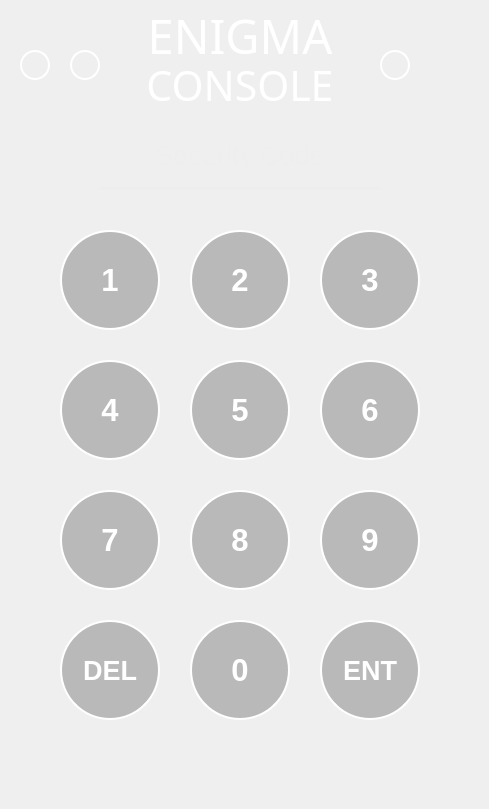
    <widget class="QWidget" name="securitycode_change_pw">
     <widget class="QLabel" name="enigmatext_11">
      <property name="geometry">
       <rect>
        <x>0</x>
        <y>10</y>
        <width>480</width>
        <height>51</height>
       </rect>
      </property>
      <property name="font">
       <font>
        <family>Montserrat Black</family>
        <pointsize>35</pointsize>
       </font>
      </property>
      <property name="styleSheet">
       <string notr="true">color:rgba(255,255,255,255);
</string>
      </property>
      <property name="text">
       <string>ENIGMA</string>
      </property>
      <property name="textFormat">
       <enum>Qt::PlainText</enum>
      </property>
      <property name="alignment">
       <set>Qt::AlignCenter</set>
      </property>
     </widget>
     <widget class="QLineEdit" name="create_password_7">
      <property name="geometry">
       <rect>
        <x>100</x>
        <y>130</y>
        <width>280</width>
        <height>60</height>
       </rect>
      </property>
      <property name="font">
       <font>
        <pointsize>20</pointsize>
       </font>
      </property>
      <property name="focusPolicy">
       <enum>Qt::NoFocus</enum>
      </property>
      <property name="autoFillBackground">
       <bool>false</bool>
      </property>
      <property name="styleSheet">
       <string notr="true">background-color:rgba(0, 0, 0, 0);
border:none;
border-bottom:3px solid rgba(237, 237, 237, 237);
color:rgba(237, 237, 237, 237);
padding-bottom:7px;
background-color: rgba(0, 0, 0, 0);</string>
      </property>
      <property name="frame">
       <bool>true</bool>
      </property>
      <property name="echoMode">
       <enum>QLineEdit::Normal</enum>
      </property>
      <property name="alignment">
       <set>Qt::AlignCenter</set>
      </property>
      <property name="placeholderText">
       <string>Security Code</string>
      </property>
      <property name="clearButtonEnabled" stdset="0">
       <bool>false</bool>
      </property>
     </widget>
     <widget class="QPushButton" name="num5_pushbutton_6">
      <property name="geometry">
       <rect>
        <x>190</x>
        <y>360</y>
        <width>100</width>
        <height>100</height>
       </rect>
      </property>
      <property name="font">
       <font>
        <pointsize>23</pointsize>
        <weight>75</weight>
        <bold>true</bold>
       </font>
      </property>
      <property name="styleSheet">
       <string notr="true">QPushButton {
        color: white; 
        border: 2px solid white; 
        border-radius: 50px; 
        background-color: rgba(96, 96, 96, 96);; 
        padding: 5px; 
    }

    QPushButton:pressed {
        background-color: rgba(196, 196, 196, 196); 

 }</string>
      </property>
      <property name="text">
       <string>5</string>
      </property>
     </widget>
     <widget class="QPushButton" name="del_pushbutton_6">
      <property name="geometry">
       <rect>
        <x>60</x>
        <y>620</y>
        <width>100</width>
        <height>100</height>
       </rect>
      </property>
      <property name="font">
       <font>
        <pointsize>20</pointsize>
        <weight>75</weight>
        <bold>true</bold>
       </font>
      </property>
      <property name="styleSheet">
       <string notr="true">QPushButton {
        color: white; 
        border: 2px solid white; 
        border-radius: 50px; 
        background-color: rgba(96, 96, 96, 96);; 
        padding: 5px; 
    }

    QPushButton:pressed {
        background-color: rgba(196, 196, 196, 196); 

 }</string>
      </property>
      <property name="text">
       <string>DEL</string>
      </property>
     </widget>
     <widget class="QPushButton" name="control2_pushbutton_6">
      <property name="geometry">
       <rect>
        <x>380</x>
        <y>50</y>
        <width>30</width>
        <height>30</height>
       </rect>
      </property>
      <property name="font">
       <font>
        <pointsize>23</pointsize>
        <weight>75</weight>
        <bold>true</bold>
       </font>
      </property>
      <property name="styleSheet">
       <string notr="true">QPushButton {
        color: white; 
        border: 2px solid white; 
        border-radius: 15px; 
        background-color: transparent; 
        padding: 5px; 
    }

    QPushButton:pressed {
        background-color: rgba(96, 96, 96, 96); 
 }</string>
      </property>
      <property name="text">
       <string/>
      </property>
      <property name="iconSize">
       <size>
        <width>50</width>
        <height>50</height>
       </size>
      </property>
      <property name="autoDefault">
       <bool>true</bool>
      </property>
      <property name="flat">
       <bool>false</bool>
      </property>
     </widget>
     <widget class="QPushButton" name="control1_pushbutton_9">
      <property name="geometry">
       <rect>
        <x>20</x>
        <y>50</y>
        <width>30</width>
        <height>30</height>
       </rect>
      </property>
      <property name="font">
       <font>
        <pointsize>23</pointsize>
        <weight>75</weight>
        <bold>true</bold>
       </font>
      </property>
      <property name="styleSheet">
       <string notr="true">QPushButton {
        color: white; 
        border: 2px solid white; 
        border-radius: 15px; 
        background-color: transparent; 
        padding: 5px; 
    }

    QPushButton:pressed {
        background-color: rgba(96, 96, 96, 96); 
 }</string>
      </property>
      <property name="text">
       <string/>
      </property>
      <property name="iconSize">
       <size>
        <width>50</width>
        <height>50</height>
       </size>
      </property>
      <property name="autoDefault">
       <bool>true</bool>
      </property>
      <property name="flat">
       <bool>false</bool>
      </property>
     </widget>
     <widget class="QPushButton" name="control1_pushbutton_10">
      <property name="geometry">
       <rect>
        <x>70</x>
        <y>50</y>
        <width>30</width>
        <height>30</height>
       </rect>
      </property>
      <property name="font">
       <font>
        <pointsize>23</pointsize>
        <weight>75</weight>
        <bold>true</bold>
       </font>
      </property>
      <property name="styleSheet">
       <string notr="true">QPushButton {
        color: white; 
        border: 2px solid white; 
        border-radius: 15px; 
        background-color: transparent; 
        padding: 5px; 
    }

    QPushButton:pressed {
        background-color: rgba(96, 96, 96, 96); 
 }</string>
      </property>
      <property name="text">
       <string/>
      </property>
      <property name="iconSize">
       <size>
        <width>50</width>
        <height>50</height>
       </size>
      </property>
      <property name="autoDefault">
       <bool>true</bool>
      </property>
      <property name="flat">
       <bool>false</bool>
      </property>
     </widget>
     <widget class="QLabel" name="consoletext_12">
      <property name="geometry">
       <rect>
        <x>0</x>
        <y>60</y>
        <width>480</width>
        <height>51</height>
       </rect>
      </property>
      <property name="font">
       <font>
        <family>Montserrat Light</family>
        <pointsize>31</pointsize>
       </font>
      </property>
      <property name="styleSheet">
       <string notr="true">
color:rgba(255,255,255,255);</string>
      </property>
      <property name="text">
       <string>CONSOLE</string>
      </property>
      <property name="textFormat">
       <enum>Qt::AutoText</enum>
      </property>
      <property name="alignment">
       <set>Qt::AlignCenter</set>
      </property>
     </widget>
     <widget class="QPushButton" name="num3_pushbutton_6">
      <property name="geometry">
       <rect>
        <x>320</x>
        <y>230</y>
        <width>100</width>
        <height>100</height>
       </rect>
      </property>
      <property name="font">
       <font>
        <pointsize>23</pointsize>
        <weight>75</weight>
        <bold>true</bold>
       </font>
      </property>
      <property name="styleSheet">
       <string notr="true">QPushButton {
        color: white; 
        border: 2px solid white; 
        border-radius: 50px; 
        background-color: rgba(96, 96, 96, 96);; 
        padding: 5px; 
    }

    QPushButton:pressed {
        background-color: rgba(196, 196, 196, 196); 

 }</string>
      </property>
      <property name="text">
       <string>3</string>
      </property>
     </widget>
     <widget class="QPushButton" name="num7_pushbutton_6">
      <property name="geometry">
       <rect>
        <x>60</x>
        <y>490</y>
        <width>100</width>
        <height>100</height>
       </rect>
      </property>
      <property name="font">
       <font>
        <pointsize>23</pointsize>
        <weight>75</weight>
        <bold>true</bold>
       </font>
      </property>
      <property name="styleSheet">
       <string notr="true">QPushButton {
        color: white; 
        border: 2px solid white; 
        border-radius: 50px; 
        background-color: rgba(96, 96, 96, 96);; 
        padding: 5px; 
    }

    QPushButton:pressed {
        background-color: rgba(196, 196, 196, 196); 

 }</string>
      </property>
      <property name="text">
       <string>7</string>
      </property>
     </widget>
     <widget class="QPushButton" name="num4_pushbutton_6">
      <property name="geometry">
       <rect>
        <x>60</x>
        <y>360</y>
        <width>100</width>
        <height>100</height>
       </rect>
      </property>
      <property name="font">
       <font>
        <pointsize>23</pointsize>
        <weight>75</weight>
        <bold>true</bold>
       </font>
      </property>
      <property name="styleSheet">
       <string notr="true">QPushButton {
        color: white; 
        border: 2px solid white; 
        border-radius: 50px; 
        background-color: rgba(96, 96, 96, 96);; 
        padding: 5px; 
    }

    QPushButton:pressed {
        background-color: rgba(196, 196, 196, 196); 

 }</string>
      </property>
      <property name="text">
       <string>4</string>
      </property>
      <property name="iconSize">
       <size>
        <width>50</width>
        <height>50</height>
       </size>
      </property>
      <property name="autoDefault">
       <bool>false</bool>
      </property>
      <property name="flat">
       <bool>true</bool>
      </property>
     </widget>
     <widget class="QPushButton" name="num9_pushbutton_6">
      <property name="geometry">
       <rect>
        <x>320</x>
        <y>490</y>
        <width>100</width>
        <height>100</height>
       </rect>
      </property>
      <property name="font">
       <font>
        <pointsize>23</pointsize>
        <weight>75</weight>
        <bold>true</bold>
       </font>
      </property>
      <property name="styleSheet">
       <string notr="true">QPushButton {
        color: white; 
        border: 2px solid white; 
        border-radius: 50px; 
        background-color: rgba(96, 96, 96, 96);; 
        padding: 5px; 
    }

    QPushButton:pressed {
        background-color: rgba(196, 196, 196, 196); 

 }</string>
      </property>
      <property name="text">
       <string>9</string>
      </property>
     </widget>
     <widget class="QPushButton" name="ent_pushbutton_6">
      <property name="geometry">
       <rect>
        <x>320</x>
        <y>620</y>
        <width>100</width>
        <height>100</height>
       </rect>
      </property>
      <property name="font">
       <font>
        <pointsize>20</pointsize>
        <weight>75</weight>
        <bold>true</bold>
       </font>
      </property>
      <property name="styleSheet">
       <string notr="true">QPushButton {
        color: white; 
        border: 2px solid white; 
        border-radius: 50px; 
        background-color: rgba(96, 96, 96, 96);; 
        padding: 5px; 
    }

    QPushButton:pressed {
        background-color: rgba(196, 196, 196, 196); 

 }</string>
      </property>
      <property name="text">
       <string>ENT</string>
      </property>
     </widget>
     <widget class="QPushButton" name="num2_pushbutton_6">
      <property name="geometry">
       <rect>
        <x>190</x>
        <y>230</y>
        <width>100</width>
        <height>100</height>
       </rect>
      </property>
      <property name="font">
       <font>
        <pointsize>23</pointsize>
        <weight>75</weight>
        <bold>true</bold>
       </font>
      </property>
      <property name="styleSheet">
       <string notr="true">QPushButton {
        color: white; 
        border: 2px solid white; 
        border-radius: 50px; 
        background-color: rgba(96, 96, 96, 96);; 
        padding: 5px; 
    }

    QPushButton:pressed {
        background-color: rgba(196, 196, 196, 196); 

 }</string>
      </property>
      <property name="text">
       <string>2</string>
      </property>
     </widget>
     <widget class="QPushButton" name="num6_pushbutton_6">
      <property name="geometry">
       <rect>
        <x>320</x>
        <y>360</y>
        <width>100</width>
        <height>100</height>
       </rect>
      </property>
      <property name="font">
       <font>
        <pointsize>23</pointsize>
        <weight>75</weight>
        <bold>true</bold>
       </font>
      </property>
      <property name="styleSheet">
       <string notr="true">QPushButton {
        color: white; 
        border: 2px solid white; 
        border-radius: 50px; 
        background-color: rgba(96, 96, 96, 96);; 
        padding: 5px; 
    }

    QPushButton:pressed {
        background-color: rgba(196, 196, 196, 196); 

 }</string>
      </property>
      <property name="text">
       <string>6</string>
      </property>
     </widget>
     <widget class="QPushButton" name="num1_pushbutton_6">
      <property name="geometry">
       <rect>
        <x>60</x>
        <y>230</y>
        <width>100</width>
        <height>100</height>
       </rect>
      </property>
      <property name="font">
       <font>
        <pointsize>23</pointsize>
        <weight>75</weight>
        <bold>true</bold>
       </font>
      </property>
      <property name="styleSheet">
       <string notr="true">
QPushButton {
        color: white; 
        border: 2px solid white; 
        border-radius: 50px; 
        background-color: rgba(96, 96, 96, 96);; 
        padding: 5px; 
    }

    QPushButton:pressed {
        background-color: rgba(196, 196, 196, 196); 

 }</string>
      </property>
      <property name="text">
       <string>1</string>
      </property>
      <property name="iconSize">
       <size>
        <width>50</width>
        <height>50</height>
       </size>
      </property>
      <property name="autoDefault">
       <bool>true</bool>
      </property>
      <property name="flat">
       <bool>false</bool>
      </property>
     </widget>
     <widget class="QPushButton" name="num8_pushbutton_6">
      <property name="geometry">
       <rect>
        <x>190</x>
        <y>490</y>
        <width>100</width>
        <height>100</height>
       </rect>
      </property>
      <property name="font">
       <font>
        <pointsize>23</pointsize>
        <weight>75</weight>
        <bold>true</bold>
       </font>
      </property>
      <property name="styleSheet">
       <string notr="true">QPushButton {
        color: white; 
        border: 2px solid white; 
        border-radius: 50px; 
        background-color: rgba(96, 96, 96, 96);; 
        padding: 5px; 
    }

    QPushButton:pressed {
        background-color: rgba(196, 196, 196, 196); 

 }</string>
      </property>
      <property name="text">
       <string>8</string>
      </property>
     </widget>
     <widget class="QPushButton" name="num0_pushbutton_6">
      <property name="geometry">
       <rect>
        <x>190</x>
        <y>620</y>
        <width>100</width>
        <height>100</height>
       </rect>
      </property>
      <property name="font">
       <font>
        <pointsize>23</pointsize>
        <weight>75</weight>
        <bold>true</bold>
       </font>
      </property>
      <property name="styleSheet">
       <string notr="true">QPushButton {
        color: white; 
        border: 2px solid white; 
        border-radius: 50px; 
        background-color: rgba(96, 96, 96, 96);; 
        padding: 5px; 
    }

    QPushButton:pressed {
        background-color: rgba(196, 196, 196, 196); 

 }</string>
      </property>
      <property name="text">
       <string>0</string>
      </property>
     </widget>
     <widget class="QLabel" name="background_11">
      <property name="geometry">
       <rect>
        <x>0</x>
        <y>0</y>
        <width>480</width>
        <height>800</height>
       </rect>
      </property>
      <property name="styleSheet">
       <string notr="true">background-image: url(bg-vertical.png);</string>
      </property>
      <property name="text">
       <string/>
      </property>
     </widget>
     <zorder>background_11</zorder>
     <zorder>enigmatext_11</zorder>
     <zorder>create_password_7</zorder>
     <zorder>num5_pushbutton_6</zorder>
     <zorder>del_pushbutton_6</zorder>
     <zorder>control2_pushbutton_6</zorder>
     <zorder>control1_pushbutton_9</zorder>
     <zorder>control1_pushbutton_10</zorder>
     <zorder>consoletext_12</zorder>
     <zorder>num3_pushbutton_6</zorder>
     <zorder>num7_pushbutton_6</zorder>
     <zorder>num4_pushbutton_6</zorder>
     <zorder>num9_pushbutton_6</zorder>
     <zorder>ent_pushbutton_6</zorder>
     <zorder>num2_pushbutton_6</zorder>
     <zorder>num6_pushbutton_6</zorder>
     <zorder>num1_pushbutton_6</zorder>
     <zorder>num8_pushbutton_6</zorder>
     <zorder>num0_pushbutton_6</zorder>
    </widget>
